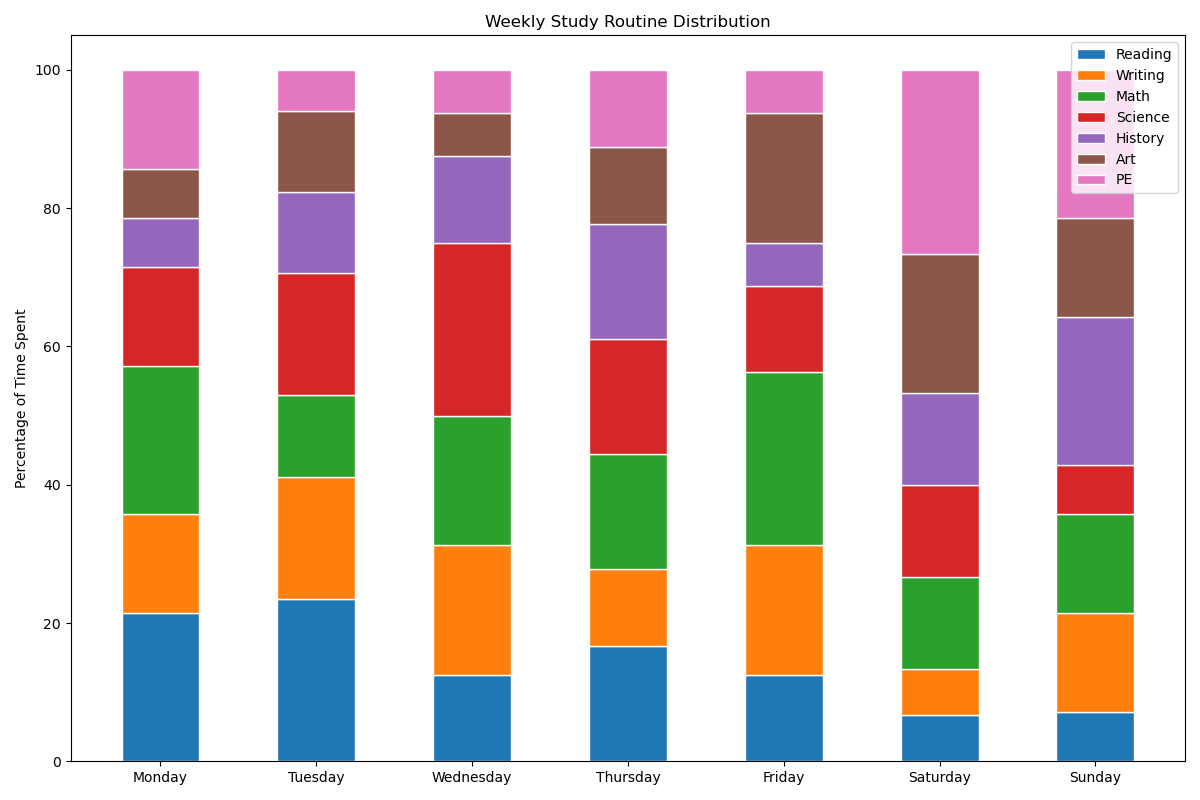

This figure's Python source:

import matplotlib.pyplot as plt
import numpy as np

# Data
days = ['Monday', 'Tuesday', 'Wednesday', 'Thursday', 'Friday', 'Saturday', 'Sunday']
reading = [3, 4, 2, 3, 2, 1, 1]
writing = [2, 3, 3, 2, 3, 1, 2]
math = [3, 2, 3, 3, 4, 2, 2]
science = [2, 3, 4, 3, 2, 2, 1]
history = [1, 2, 2, 3, 1, 2, 3]
art = [1, 2, 1, 2, 3, 3, 2]
pe = [2, 1, 1, 2, 1, 4, 3]

# Normalize data to sum up to 100%
total = [read + write + m + sci + his + a + p for read, write, m, sci, his, a, p in zip(reading, writing, math, science, history, art, pe)]
reading = np.array(reading) / total * 100
writing = np.array(writing) / total * 100
math = np.array(math) / total * 100
science = np.array(science) / total * 100
history = np.array(history) / total * 100
art = np.array(art) / total * 100
pe = np.array(pe) / total * 100

fig, ax = plt.subplots(figsize=(12, 8))
bar_width = 0.5

# Plotting
bars1 = ax.bar(days, reading, width=bar_width, color='#1f77b4', edgecolor='white', label='Reading')
bars2 = ax.bar(days, writing, width=bar_width, bottom=reading, color='#ff7f0e', edgecolor='white', label='Writing')
bars3 = ax.bar(days, math, width=bar_width, bottom=reading + writing, color='#2ca02c', edgecolor='white', label='Math')
bars4 = ax.bar(days, science, width=bar_width, bottom=reading + writing + math, color='#d62728', edgecolor='white', label='Science')
bars5 = ax.bar(days, history, width=bar_width, bottom=reading + writing + math + science, color='#9467bd', edgecolor='white', label='History')
bars6 = ax.bar(days, art, width=bar_width, bottom=reading + writing + math + science + history, color='#8c564b', edgecolor='white', label='Art')
bars7 = ax.bar(days, pe, width=bar_width, bottom=reading + writing + math + science + history + art, color='#e377c2', edgecolor='white', label='PE')

# Customizing the plot
ax.set_ylabel('Percentage of Time Spent')
ax.set_title('Weekly Study Routine Distribution')
ax.legend(loc='upper right')

# Display the chart
plt.tight_layout()
plt.show()
